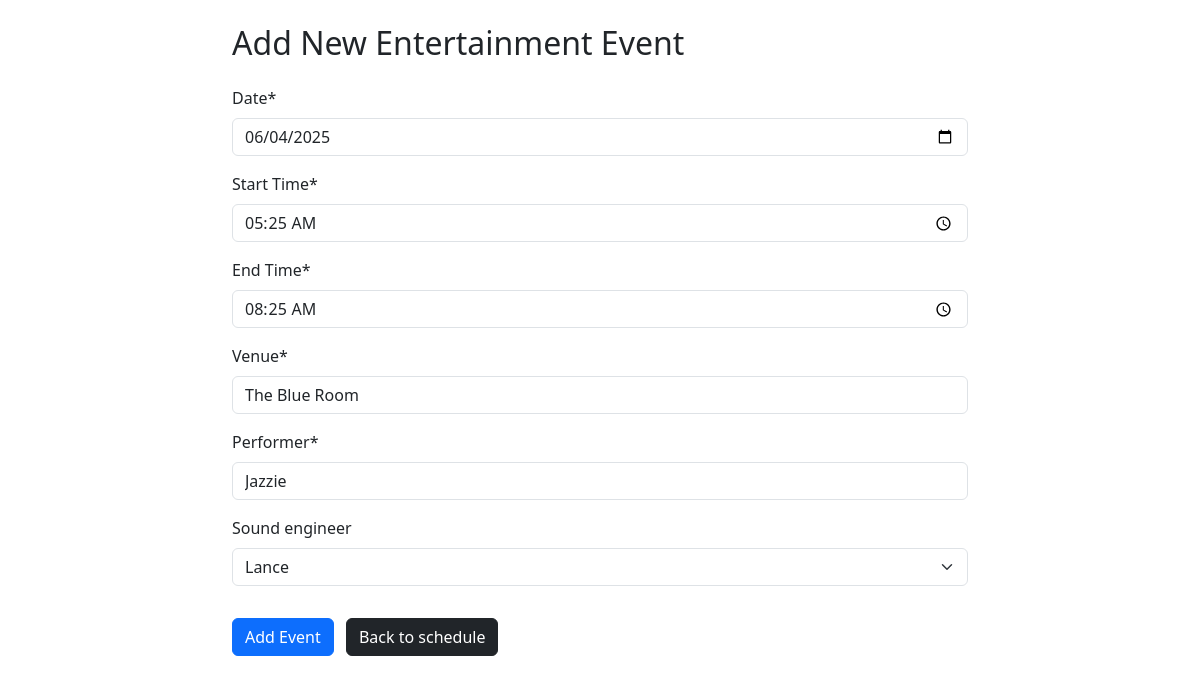
Page /edit/2 (signed in) on the committed database.
### planner/models.py (models this page shows, shortened)
class Event(models.Model):
    date = models.DateField()
    performance_time_start = models.TimeField(verbose_name="Start Time")
    performance_time_end = models.TimeField(verbose_name="End Time")
    venue = models.CharField(max_length=100)
    performer = models.CharField(max_length=100)
    sound_engineer = models.ForeignKey(SoundEngineer,
                                       on_delete=models.SET_NULL,
                                       blank=True,
                                       null=True,
                                       related_name='events_as_engineer')
    event_notes = models.TextField(verbose_name="Event notes",
                                   blank=True, null=True)
    class Meta:
        ordering = ['date', 'performance_time_start']
        permissions = [
            ("can_manage_event_engineer", "can_assign_engineers")
        ]

### planner/views.py (the view)
# urls.py: path('edit/<int:pk>', views.edit_event, name="edit_event"),
@login_required
@permission_required('planner.edit_event', raise_exception=True)
def edit_event(request: HttpRequest, pk: int) -> HttpRequest:
    event = get_object_or_404(Event, pk=pk)
    if request.method == 'POST':
        form = EventForm(request.POST, instance=event)
        if form.is_valid():
            form.save()
            return redirect('planner:index')
    else:
        form = EventForm(instance=event)
    return render(request, 'pages/add_event.html', {'form': form})

### planner/forms.py
class EventForm(forms.ModelForm):
    class Meta:
        model = Event
        fields = [
            'date',
            'performance_time_start',
            'performance_time_end',
            'venue',
            'performer',
            'sound_engineer',
        ]
        widgets = {
            'date': forms.DateInput(attrs={'type': 'date'}),
            'performance_time_start': forms.TimeInput(attrs={'type': 'time'}),
            'performance_time_end': forms.TimeInput(attrs={'type': 'time'}),
        }

### planner/models.py (called while the page is built)
    def __str__(self):
        return self.name

### planner/templates/pages/add_event.html (shortened to what this page needs)
{% load static %}
{% load crispy_forms_tags %}
<!DOCTYPE html>
<html lang="en">
<head>
    <link rel="stylesheet" href="{% static 'stylesheet.css' %}">
    <link href="https://cdn.jsdelivr.net/npm/bootstrap@5.3.6/dist/css/bootstrap.min.css" rel="stylesheet"
>
</head>
{% block content %}
<div class="container mt-4">
    <div class="row justify-content-center">
        <div class="col-md-8">
            <h2 class="mb-4">Add New Entertainment Event</h2>
            <form method="post">
                {{ form|crispy }}
                <button type="submit" class="btn btn-primary mt-3">Add Event</button>
                <a href="{% url 'planner:index' %}" class="btn btn-dark mt-3 ms-2">Back to schedule</a>
            </form>
        </div>
    </div>
</div>
{% endblock %}

### rows in the picture
Event: date "06/04/2025", performance_time_start "05:25:00", performance_time_end "08:25:00", venue "The Blue Room", performer "Jazzie", sound_engineer "Lance"
